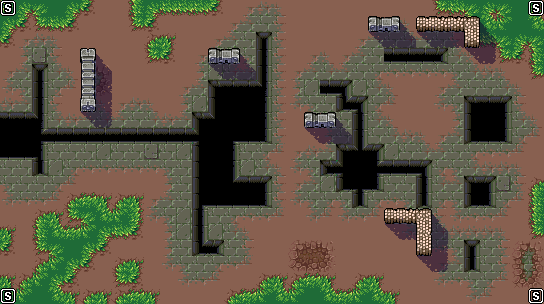

Rendered tile map (Tiled .tmx) drawn with the repository's tilesets; below, a short description and the map source with its tile grids summarised:
An orthogonal 34x19 tile map with 16x16 px tiles, 3 tile layers (Ground, Shadows, Objects).

<map version="1.2" tiledversion="1.2.4" orientation="orthogonal" renderorder="right-down" width="34" height="19" tilewidth="16" tileheight="16" infinite="0" nextlayerid="12" nextobjectid="13">
 <tileset firstgid="1" source="TileSet_Main.tsx" />
 <layer id="2" name="Ground" width="34" height="19">
  <data>[646 cells, 646 non-empty, 70 distinct tile ids]</data>
 </layer>
 <layer id="5" name="Shadows" width="34" height="19" opacity="0.5">
  <data>[646 cells, 32 non-empty, 6 distinct tile ids]</data>
 </layer>
 <layer id="3" name="Objects" width="34" height="19">
  <data>[646 cells, 24 non-empty, 11 distinct tile ids]</data>
 </layer>
</map>
